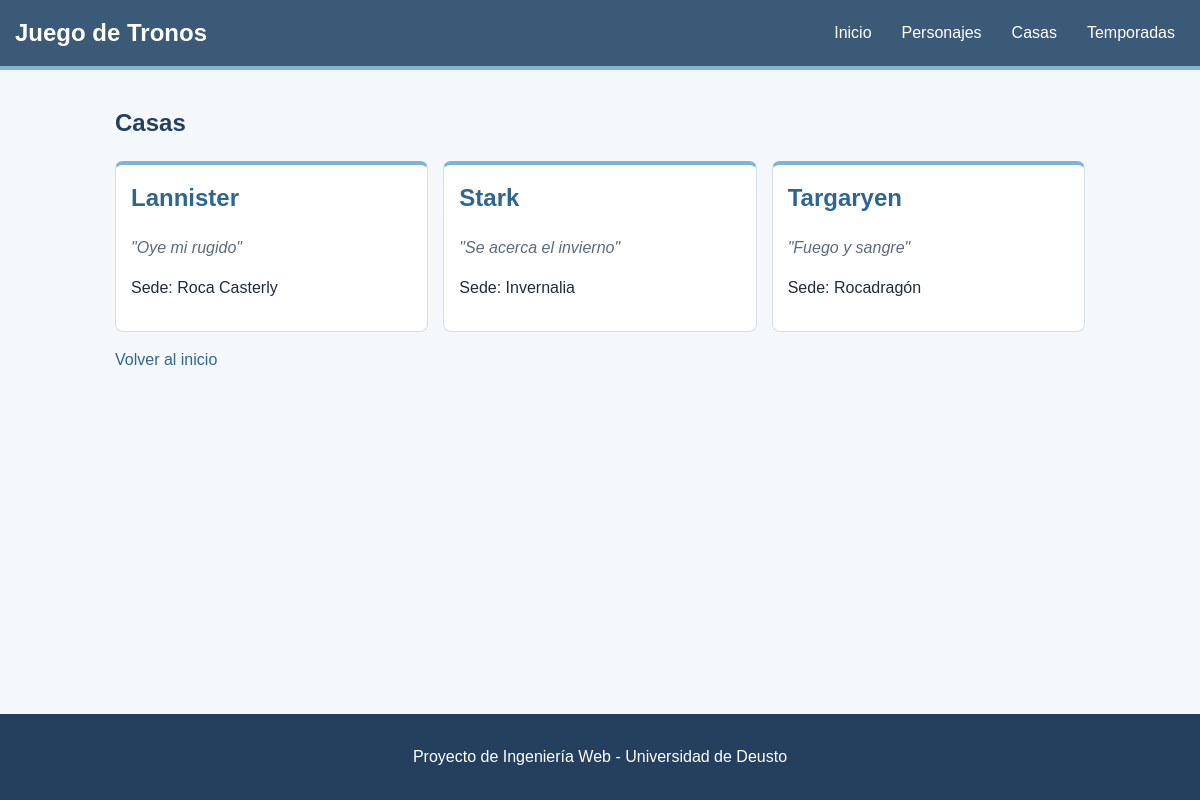
Screenshot of /casas/ with the database file from the repository.
### poniente/models.py (models this page shows, shortened)
class Casa(models.Model):
    nombre = models.CharField(max_length=50)
    lema = models.CharField(max_length=100)
    sede = models.CharField(max_length=50)
    descripcion = models.TextField()
    class Meta:
        ordering = ["nombre"]

### poniente/views.py (the view)
# urls.py: path('casas/', views.lista_casas, name='casa_list'),
def lista_casas(request):
    casas = Casa.objects.all()
    return render(request, 'casa_list.html', {'casas': casas})

### poniente/templates/casa_list.html (shortened to what this page needs)
{% extends "seccion.html" %}
{% block content %}
<section>
    <h1>Casas</h1>
    {% if casas %}
        <div class="tarjetas">
        {% for casa in casas %}
            <article class="tarjeta">
                <h2><a href="{% url 'casa_detail' casa.pk %}">{{ casa.nombre }}</a></h2>
                <p class="lema">"{{ casa.lema }}"</p>
                <p>Sede: {{ casa.sede }}</p>
            </article>
        {% endfor %}
        </div>
    {% else %}
        <p>Todavía no hay casas.</p>
    {% endif %}
</section>
{% endblock %}

### poniente/static/css/style.css (style rules this page uses)
body { display: flex; flex-direction: column; min-height: 100vh; margin: 0; font-family: Arial, sans-serif; line-height: 1.5; color: #1f2d3a; background-color: #f4f8fb; }
h1, h2, h3 { color: #24405e; }
h2 { padding-bottom: 5px; border-bottom: 2px solid #7fb3d5; }
a { color: #2f6690; text-decoration: none; }
.tarjetas { display: grid; grid-template-columns: 1fr; gap: 15px; }
.tarjeta { padding: 15px; background-color: #ffffff; border: 1px solid #d3e0ea; border-top: 4px solid #7fb3d5; border-radius: 8px; }
.lema { font-style: italic; color: #5a6b7a; }
@media (min-width: 600px) { .tarjetas { grid-template-columns: 1fr 1fr; } }
@media (min-width: 900px) { .tarjetas { grid-template-columns: 1fr 1fr 1fr; } }
.tarjeta h2 { margin-top: 0; padding-bottom: 0; border-bottom: none; }

### rows the page displays
Casa: nombre "Lannister", lema "Oye mi rugido", sede "Roca Casterly"
Casa: nombre "Stark", lema "Se acerca el invierno", sede "Invernalia"
Casa: nombre "Targaryen", lema "Fuego y sangre", sede "Rocadragón"
